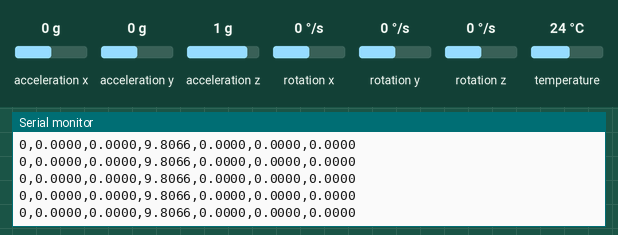
This sketch was run on a simulated Arduino Leonardo, built with avr-gcc and run on an emulated ATmega32U4. Shown: the last lines printed to the serial monitor. The test bench sets the inputs (shaded band); at power-on: acceleration x 0 g, acceleration y 0 g, acceleration z 1 g, rotation x 0 °/s, rotation y 0 °/s, rotation z 0 °/s, temperature 24 °C.

Above: at 1.3 s.
1.4 s: acceleration x set to -1.4 g
At 2.4 s:
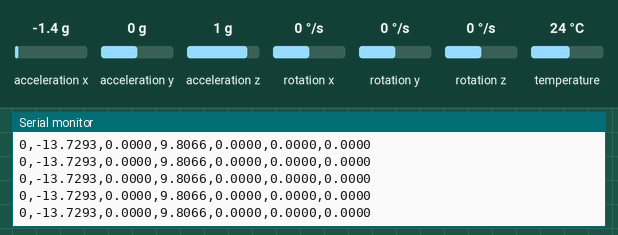
4.4 s: acceleration y set to -1.4 g
At 4.9 s:
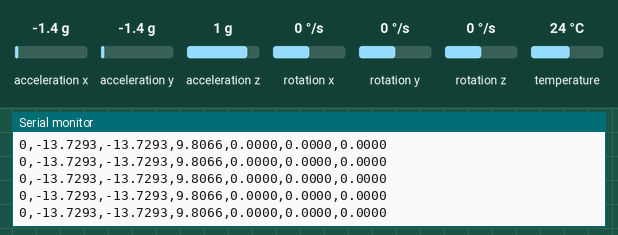
7.4 s: acceleration z set to -1.4 g
At 8.4 s:
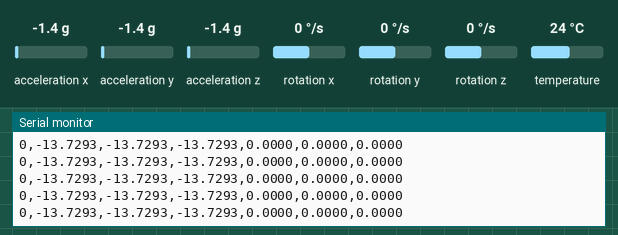
8.9 s: acceleration x set to -0.8 g
At 9.6 s:
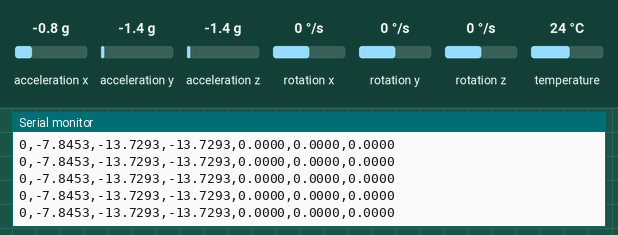
11.9 s: rotation x set to -192 °/s
At 12.6 s:
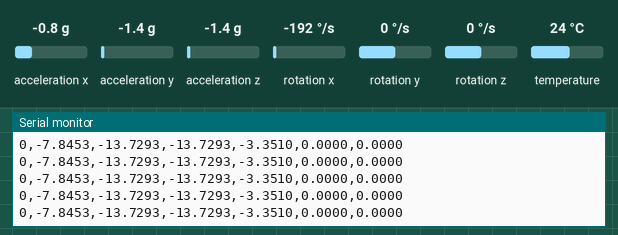
Timing chart, 0 to 14.9 s (numbered marks = the images above; inputs shaded):
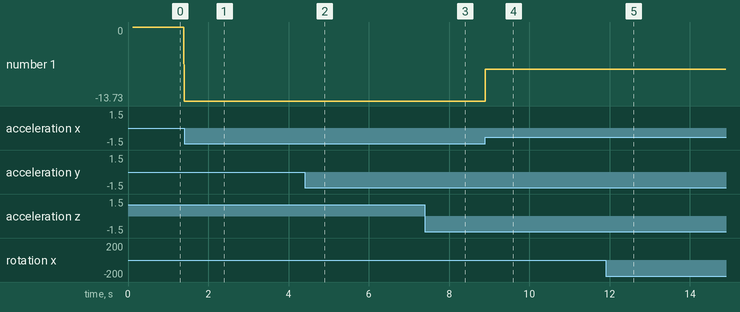

Measured:
- after the input at 1.4 s, the serial monitor: prints a new line at once (image 1)
- after the input at 4.4 s, the serial monitor: prints a new line at once (image 2)
- after the input at 7.4 s, the serial monitor: prints a new line at once (image 3)
- after the input at 8.9 s, the serial monitor: prints a new line at once (image 4)
- after the input at 11.9 s, the serial monitor: prints a new line at once (image 5)
- plotted number 1: 0 → -13.73 after the input at 1.4 s, -13.73 → -7.85 after the input at 8.9 s

The sketch:

main.ino
```cpp
// Basic demo for accelerometer readings from Adafruit MPU6050

#include <Adafruit_MPU6050.h>
#include <Adafruit_Sensor.h>
#include <Wire.h>

#define PRINT_FLOAT_DECIMALS 4
#define LOOP_PERIOD_MICROS 8000

Adafruit_MPU6050 mpu;

void setup(void) {
  Serial.begin(115200);
  while (!Serial) {
    delay(10); // will pause Zero, Leonardo, etc until serial console opens
  }

  if (!mpu.begin()) {
    Serial.println("Failed to find MPU6050 chip");
    while (1) {
      delay(10);
    }
  }

  mpu.setAccelerometerRange(MPU6050_RANGE_4_G);
  mpu.setGyroRange(MPU6050_RANGE_500_DEG);

  delay(100);
}

void output_data() {
  /* Print out header */
  static bool first_run = true;
  if (first_run) {
    first_run = false;
    Serial.println("Timestamp,AccelX,AccelY,AccelZ,GyroX,GyroY,GyroZ");
  }

  /* Get new sensor events with the readings */
  sensors_event_t a, g, temp;
  mpu.getEvent(&a, &g, &temp);

  /* Print out timestamp */
  Serial.print(a.timestamp);
  Serial.print(",");

  /* Print out the values */
  Serial.print(a.acceleration.x, PRINT_FLOAT_DECIMALS);
  Serial.print(",");
  Serial.print(a.acceleration.y, PRINT_FLOAT_DECIMALS);
  Serial.print(",");
  Serial.print(a.acceleration.z, PRINT_FLOAT_DECIMALS);
  Serial.print(",");
  Serial.print(g.gyro.x, PRINT_FLOAT_DECIMALS);
  Serial.print(",");
  Serial.print(g.gyro.y, PRINT_FLOAT_DECIMALS);
  Serial.print(",");
  Serial.print(g.gyro.z, PRINT_FLOAT_DECIMALS);
  Serial.println("");
}

void loop() {
  /* Define previous time */
  static unsigned long previous_time = 0;

  /* Define current time */
  unsigned long current_time = micros();

  /* Check if enough time has passed */
  if ((current_time - previous_time) > LOOP_PERIOD_MICROS) {

    /* Update previous time */
    previous_time = current_time;

    /* Output data */
    output_data();
  }
}
```
